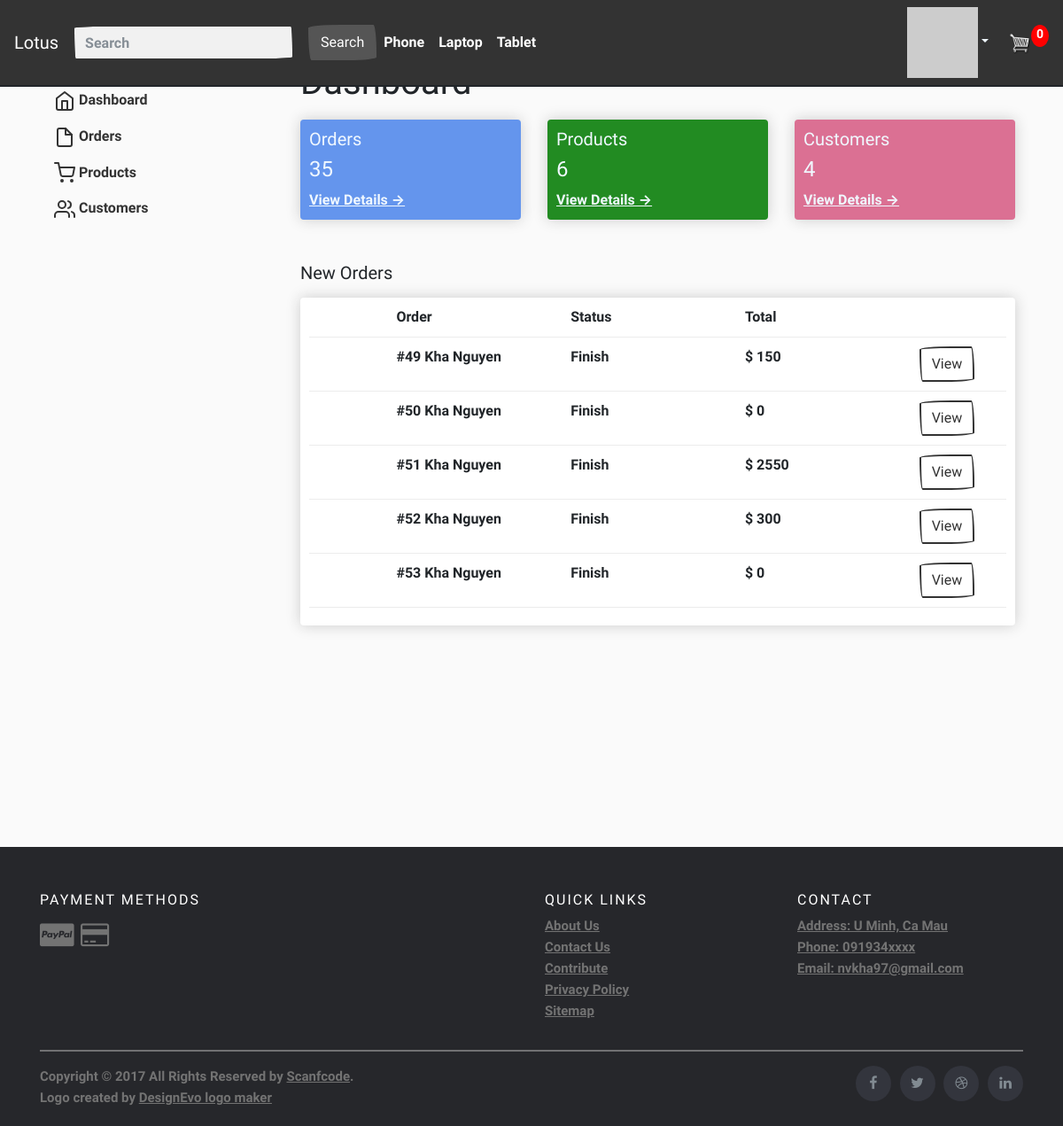
The app's page /admin/dashboard (signed in) with its own data.
### tables this page shows
CREATE TABLE "orders" (
	"id"	INTEGER,
	"user_id"	INTEGER,
	"order_date"	DATETIME,
	"payment_id"	INTEGER,
	"complete"	BOOLEAN DEFAULT 0,
	"order_name"	NVARCHAR(255),
	"order_phonenumber"	VARCHAR(12),
	"order_email"	VARCHAR(50),
	"order_address"	TEXT,
	"transaction_id"	DATE,
	PRIMARY KEY("id" AUTOINCREMENT)
);

### app.py (the view)
@app.route("/admin/dashboard")
@login_required
def dashboard():
    cartData = CartData()
    orders = db.execute("SELECT COUNT(*) as total FROM orders")
    orders_top5 = db.execute("SELECT * FROM orders WHERE complete=1 ORDER BY order_date LIMIT 5")
    products = db.execute("SELECT COUNT(*) as total FROM products")
    customers = db.execute("SELECT COUNT(id) as total FROM users")
    return render_template("/adminpage/dashboard.html", orders=orders[0], products=products[0], customers=customers[0], orders_top5=orders_top5, numberCart=cartData["numberItem"])

### app.py (called while the page is built)
@app.after_request
def after_request(response):
    response.headers["Cache-Control"] = "no-cache, no-store, must-revalidate"
    response.headers["Expires"] = 0
    response.headers["Pragma"] = "no-cache"
    return response

@app.before_request
def before_request():
  if session.get("user_id"):
      db.execute("UPDATE users SET last_seen=? WHERE id=?", datetime.utcnow(), session["user_id"])

### helpers.py (called while the page is built)
def login_required(f):
    @wraps(f)
    def decorated_function(*args, **kwargs):
        if session.get("user_id") is None:
            return redirect("/login")
        return f(*args, **kwargs)
    return decorated_function

def gravatar(email, size=100, default='identicon', rating='g'):
    url = 'http://www.gravatar.com/avatar'
    hash = hashlib.md5(email.encode('utf-8')).hexdigest()
    return '{url}/{hash}?s={size}&d={default}&r={rating}'.format(
        url=url, hash=hash, size=size, default=default, rating=rating)

def CartData():
    if session.get("user_id"):
        try:
            order = db.execute("SELECT * FROM orders WHERE user_id=? AND complete=?", session.get("user_id"), 0)
            order_detail = db.execute("SELECT * FROM order_detail WHERE order_id=?", order[0]['id'])
            numberItem = int(len(order_detail))
            total = db.execute("SELECT SUM(price * quantity) FROM order_detail WHERE order_id=?", order[0]['id'])
        except:
            order_detail = None
            numberItem = 0
            total = 0
        return {"items": order_detail, "numberItem": numberItem, "total": total}
    else:
        cookieData = cookieCart()
        return {"items": cookieData['items'], "numberItem": cookieData['numberItem'], "total": cookieData['total']}

def getTotal(order_id):
    try:
        total = db.execute("SELECT SUM(quantity * price) as total FROM order_detail WHERE order_id=?", order_id)
    except:
        return 0
    return total[0]["total"]

def getAllNameProduct():
    all_products = db.execute("SELECT * FROM products")
    list_product_name = ""
    for product in all_products:
        list_product_name += product["name"] + ","
    return list_product_name

### templates/adminpage/dashboard.html (shortened to what this page needs)
{% extends 'sell.html' %}
{% block div %}
<h1>Dashboard</h1>
<div class="row">
    <div class="col-lg-4">
        <div style="background-color:cornflowerblue; color:aliceblue" class="box-element">
            <h5>Orders</h5>
            <h4>{% if orders %} {{ orders.total }} {% else %} 0 {% endif %}</h4>
            <a style="color:aliceblue" href="{{ url_for('all_order') }}">View Details &#8594</a>
        </div>
    </div>
    <div class="col-lg-4">
        <div style="background-color:forestgreen; color:aliceblue" class="box-element">
            <h5>Products</h5>
            <h4>{% if products %} {{ products.total }} {% else %} 0 {% endif %}</h4>
            <a style="color:aliceblue" href="{{ url_for('all_product') }}">View Details &#8594</a>
        </div>
    </div>
    <div class="col-lg-4">
        <div style="background-color:palevioletred; color:aliceblue" class="box-element">
            <h5>Customers</h5>
            <h4>{% if customers %} {{ customers.total }} {% else %} 0 {% endif %}</h4>
            <a style="color:aliceblue" href="{{ url_for('customers') }}">View Details &#8594</a>
        </div>
    </div>
</div>
<br>
<br>
<h5>New Orders</h5>
<div class="box-element mt-3">
    <div class="cart-row">
        <div style="flex: 1"></div>
        <div style="flex: 2">Order</div>
        <div style="flex: 2">Status</div>
        <div style="flex: 2">Total</div>
        <div style="flex: 1"></div>
    </div>
        {% if orders_top5 %}
            {% for order in orders_top5 %}
                <div class="cart-row">
                    <div style="flex: 1"></div>
                    <div style="flex: 2">#{{ order.id }} {{ order.order_name }}</div>
                    <div style="flex: 2">{% if order.complete == 0 %} Possessing {% else %} Finish {% endif %}</div>
                    <div style="flex: 2">${% if (order.id | getTotal) == None %} 0 {% else %} {{ order.id | getTotal }} {% endif %}</div>
                    <div style="flex: 1"><a href={{ url_for('view_order', id=order.id) }} class="btn btn-outline-primary">View</a></div>
                </div>
            {% endfor %}
        {% endif %}
  </div>
{% endblock %}

### static/css/main.css (style rules this page uses)
body { background-color: hsl(0, 0%, 98%); padding-top: 45px; }
.box-element { box-shadow:hsl(0, 0%, 80%) 0 0 16px; background-color: #fff; border-radius: 4px; padding: 10px; }
.col-lg-4, .col-lg-6, .col-lg-8, .col-lg-12 { margin-top: 10px; }
.cart-row { display: flex; align-items: flex-stretch; padding-bottom: 10px; margin-bottom: 10px; border-bottom: 1px solid #ececec; }

### records on screen
orders: id "49", order_name "Kha Nguyen", complete "Finish", id|getTotal "150"
orders: id "50", order_name "Kha Nguyen", complete "Finish"
orders: id "51", order_name "Kha Nguyen", complete "Finish", id|getTotal "2550"
orders: id "52", order_name "Kha Nguyen", complete "Finish", id|getTotal "300"
orders: id "53", order_name "Kha Nguyen", complete "Finish", shows "0"

### other values on screen
{{ numberCart }} "0"
{{ orders.total }} "35"
{{ products.total }} "6"
{{ customers.total }} "4"
